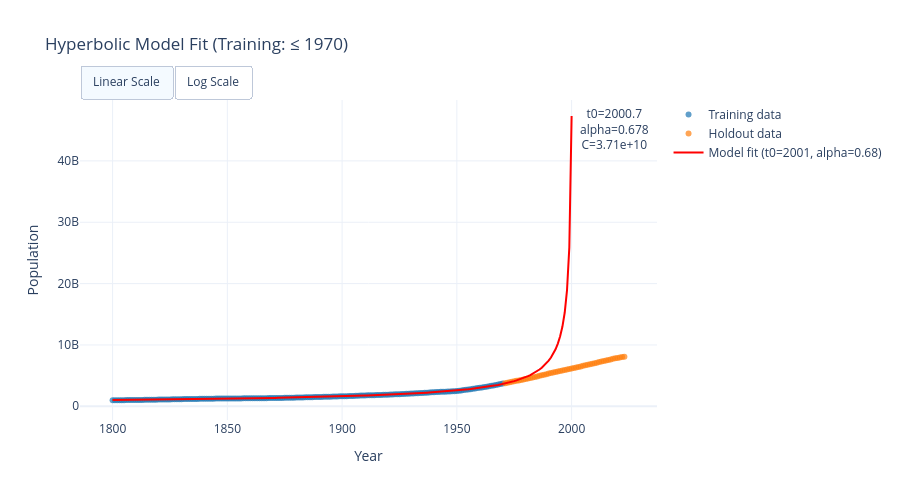

Notebook code for this chart:
### Markdown cell above
### M2.8 Interactive Fit Overlay

Placeholder: select inference year and overlay model projection using only data available up to that year.

### Code cell
def plot_fit_overlay(
    data: pd.DataFrame,
    inference_year: int = 1970,
    title_suffix: str = "",
) -> go.Figure:
    """
    Plot observed data and fitted model trajectory.
    Model is fit on data up to inference_year; projection extends beyond.
    
    Args:
        data: Full cleaned dataset.
        inference_year: Year to cut data for fitting.
        title_suffix: Additional title text.
    
    Returns:
        Plotly figure with observed + fitted curves.
    """
    # Subset data for inference
    train_mask = data["year"] <= inference_year
    train_data = data.loc[train_mask].copy()
    
    # Fit model on training data
    _, _, fit_meta = fit_hyperbolic_model(train_data, mode="map", verbose=False)
    
    if not fit_meta.get("success", False):
        # Return error plot
        fig = go.Figure()
        fig.add_annotation(
            text=f"Model fit failed: {fit_meta.get('error', 'Unknown error')}",
            showarrow=False,
        )
        return fig
    
    # Extract MAP parameters
    t0 = fit_meta.get("t0", np.nan)
    alpha = fit_meta.get("alpha", np.nan)
    c_effective = fit_meta.get("c_effective", np.nan)
    
    # Generate predictions in the same calendar-year space as the observed data
    year_all = np.arange(int(data["year"].min()), int(data["year"].max()) + 1, dtype=float)
    pop_fit = predict_hyperbolic_population(year_all, fit_meta)
    
    # Build figure
    fig = go.Figure()
    
    # Observed training data
    fig.add_trace(go.Scatter(
        x=train_data["year"],
        y=train_data["population"],
        mode="markers",
        marker={"size": 6, "color": "#1f77b4", "opacity": 0.7},
        name="Training data",
        hovertemplate="Year: %{x}<br>Population: %{y:,.0f}<extra></extra>",
    ))
    
    # Observed test/holdout data
    test_mask = data["year"] > inference_year
    if test_mask.sum() > 0:
        test_data = data.loc[test_mask]
        fig.add_trace(go.Scatter(
            x=test_data["year"],
            y=test_data["population"],
            mode="markers",
            marker={"size": 6, "color": "#ff7f0e", "opacity": 0.7},
            name="Holdout data",
            hovertemplate="Year: %{x}<br>Population: %{y:,.0f}<extra></extra>",
        ))
    
    # Fitted model curve
    fig.add_trace(go.Scatter(
        x=year_all,
        y=pop_fit,
        mode="lines",
        line={"color": "red", "width": 2, "dash": "solid"},
        name=f"Model fit (t0={t0:.0f}, alpha={alpha:.2f})",
        hovertemplate="Year: %{x}<br>Population: %{y:,.0f}<extra></extra>",
    ))
    
    fig.update_layout(
        title=f"Hyperbolic Model Fit (Training: ≤ {inference_year}){title_suffix}",
        xaxis_title="Year",
        yaxis_title="Population",
        template="plotly_white",
        height=500,
        hovermode="x unified",
        yaxis=dict(type="linear"),
        updatemenus=[
            dict(
                type="buttons",
                direction="left",
                buttons=[
                    dict(
                        args=[{"yaxis.type": "linear"}],
                        label="Linear Scale",
                        method="relayout",
                    ),
                    dict(
                        args=[{"yaxis.type": "log"}],
                        label="Log Scale",
                        method="relayout",
                    ),
                ],
                pad={"r": 10, "t": 10},
                showactive=True,
                x=0.0,
                xanchor="left",
                y=1.14,
                yanchor="top",
            )
        ],
    )
    
    if np.isfinite(c_effective):
        fig.add_annotation(
            xref="paper",
            yref="paper",
            x=0.99,
            y=0.99,
            xanchor="right",
            yanchor="top",
            showarrow=False,
            bgcolor="rgba(255,255,255,0.8)",
            text=f"t0={t0:.1f}<br>alpha={alpha:.3f}<br>C={c_effective:.2e}",
        )
    
    
    return fig


def evaluate_fit_on_training_window(
    data: pd.DataFrame,
    inference_year: int,
) -> Dict[str, float]:
    """Compute a simple training-window error metric for overlay sanity checks."""
    train_data = data.loc[data["year"] <= inference_year].copy()
    _, _, fit_meta = fit_hyperbolic_model(train_data, mode="map", verbose=False)
    predictions = predict_hyperbolic_population(train_data["year"].to_numpy(), fit_meta)
    residuals = train_data["population"].to_numpy() - predictions
    rmse = float(np.sqrt(np.nanmean(np.square(residuals))))
    mape = float(np.nanmean(np.abs(residuals) / train_data["population"].to_numpy()) * 100.0)
    return {
        "inference_year": float(inference_year),
        "rmse": rmse,
        "mape_pct": mape,
        "t0": float(fit_meta.get("t0", np.nan)),
        "alpha": float(fit_meta.get("alpha", np.nan)),
    }


# Demo: fit on data up to 1970, show projection
print("\nGenerating example fit overlay (data up to 1970)...")
overlay_metrics = evaluate_fit_on_training_window(clean_df, inference_year=1970)
print(
    f"Training-window error for 1970 fit: RMSE={overlay_metrics['rmse']:,.0f}, "
    f"MAPE={overlay_metrics['mape_pct']:.2f}%"
)
demo_fig = plot_fit_overlay(clean_df, inference_year=1970)
demo_fig.show()
print("✓ Fit overlay complete")

### Figure 1 — Plotly figure (JSON) as saved in the notebook; plotly's stock layout.template omitted (floating-point values rounded to 4 significant figures; data arrays with more than 128 entries replaced by an {"elided": "..."} marker saying what was removed)
{"data": [{"hovertemplate": "Year: %{x}<br>Population: %{y:,.0f}<extra></extra>", "marker": {"color": "#1f77b4", "opacity": 0.7, "size": 6}, "mode": "markers", "name": "Training data", "type": "scatter", "x": {"elided": "171 int values"}, "y": {"elided": "171 float values"}}, {"hovertemplate": "Year: %{x}<br>Population: %{y:,.0f}<extra></extra>", "marker": {"color": "#ff7f0e", "opacity": 0.7, "size": 6}, "mode": "markers", "name": "Holdout data", "type": "scatter", "x": [1971, 1972, 1973, 1974, 1975, 1976, 1977, 1978, 1979, 1980, 1981, 1982, 1983, 1984, 1985, 1986, 1987, 1988, 1989, 1990, 1991, 1992, 1993, 1994, 1995, 1996, 1997, 1998, 1999, 2000, 2001, 2002, 2003, 2004, 2005, 2006, 2007, 2008, 2009, 2010, 2011, 2012, 2013, 2014, 2015, 2016, 2017, 2018, 2019, 2020, 2021, 2022, 2023], "y": [3770000000.0, 3845000000.0, 3921000000.0, 3996000000.0, 4071000000.0, 4144000000.0, 4218000000.0, 4292000000.0, 4369000000.0, 4448000000.0, 4529000000.0, 4613000000.0, 4697000000.0, 4782000000.0, 4869000000.0, 4958000000.0, 5050000000.0, 5142000000.0, 5234000000.0, 5328000000.0, 5419000000.0, 5506000000.0, 5592000000.0, 5676000000.0, 5759000000.0, 5842000000.0, 5925000000.0, 6007000000.0, 6089000000.0, 6172000000.0, 6255000000.0, 6338000000.0, 6420000000.0, 6503000000.0, 6587000000.0, 6671000000.0, 6757000000.0, 6844000000.0, 6933000000.0, 7022000000.0, 7111000000.0, 7201000000.0, 7292000000.0, 7382000000.0, 7470000000.0, 7559000000.0, 7646000000.0, 7730000000.0, 7811000000.0, 7887000000.0, 7954000000.0, 8021000000.0, 8092000000.0]}, {"hovertemplate": "Year: %{x}<br>Population: %{y:,.0f}<extra></extra>", "line": {"color": "red", "dash": "solid", "width": 2}, "mode": "lines", "name": "Model fit (t0=2001, alpha=0.68)", "type": "scatter", "x": {"elided": "224 float values"}, "y": {"elided": "224 float values"}}], "layout": {"annotations": [{"bgcolor": "rgba(255,255,255,0.8)", "showarrow": false, "text": "t0=2000.7<br>alpha=0.678<br>C=3.71e+10", "x": 0.99, "xanchor": "right", "xref": "paper", "y": 0.99, "yanchor": "top", "yref": "paper"}], "height": 500, "hovermode": "x unified", "title": {"text": "Hyperbolic Model Fit (Training: ≤ 1970)"}, "updatemenus": [{"buttons": [{"args": [{"yaxis.type": "linear"}], "label": "Linear Scale", "method": "relayout"}, {"args": [{"yaxis.type": "log"}], "label": "Log Scale", "method": "relayout"}], "direction": "left", "pad": {"r": 10, "t": 10}, "showactive": true, "type": "buttons", "x": 0, "xanchor": "left", "y": 1.14, "yanchor": "top"}], "xaxis": {"title": {"text": "Year"}}, "yaxis": {"title": {"text": "Population"}, "type": "linear"}}}
